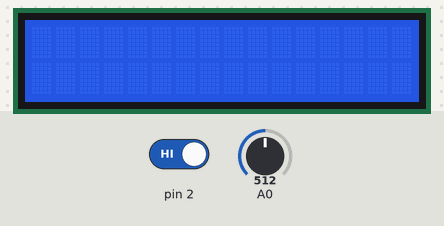
A sketch run on a simulated Arduino Uno, built with avr-gcc and run on an emulated ATmega328P. Parts: 16×2 character LCD. The test bench sets the inputs (shaded band); at power-on: pin 2 HIGH, A0 = 512.

Above: at 1.2 s.
1.3 s: pin 2 driven LOW
At 2.0 s:
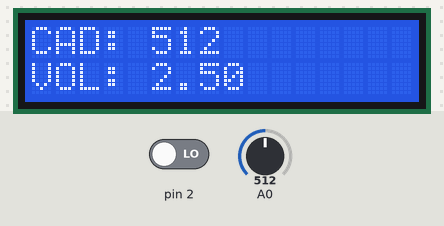
2.8 s: A0 set to 1010
At 2.99 s:
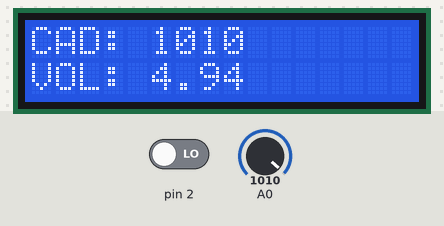
5.8 s: A0 set to 990
At 6.05 s:
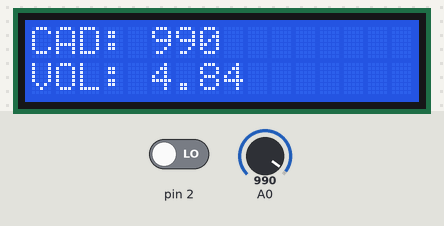
8.8 s: A0 set to 1023
At 9.15 s:
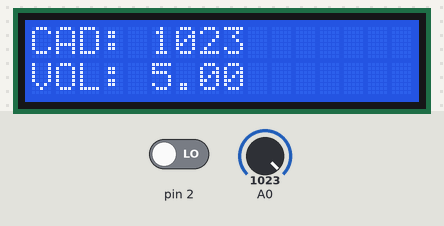
11.8 s: pin 2 driven HIGH
Timing chart, 0 to 14.3 s (numbered marks = the images above; inputs shaded):
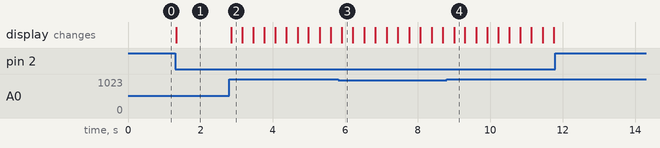

The sketch:

Clase7-LCD.ino
```cpp
#include <LiquidCrystal.h>

LiquidCrystal lcd(13,12,11,10,9,8);
char vector[6]={'M','i','c','r','o','s'};
float datocad;
float voltaje;
int i=0,on;
void setup() {
lcd.begin(16,2);
attachInterrupt(0,ON,LOW);
}

void loop() {
/*==============================================*/
/*
lcd.setCursor(4,0); //(columna,fila)
lcd.print("MICROS");
delay(200);
lcd.clear();
delay(200);
*/

/*==============================================*/
/*
for(int j=0;j<16;j++){

for(int i=0;i<6;i++){
  lcd.setCursor(i+j,0);
  lcd.print(vector[i]);
  delay(100);
  lcd.setCursor(i+j,0);
  lcd.print('*'); //va borrando el dato
  delay(100);
  }
  lcd.clear();
  delay(100);
}
*/

/*==============================================*/

if(i==1){
  datocad=analogRead(0);
  voltaje=(datocad*5)/1023;

if(datocad<1000){

  lcd.setCursor(8,0);//debido a que se sobreescribe el
                     //dato borramos con esta linea de codigo
  lcd.print(' ');
  }
lcd.setCursor(0,0);
lcd.print("CAD:");
lcd.setCursor(5,0);
lcd.print((int) datocad); //el int combierte a entero el float
lcd.setCursor(0,1);
lcd.print("VOL:");
lcd.setCursor(5,1);
lcd.print(voltaje);
}else{
  lcd.clear();
  }
}
void ON(){
  i=1-i;
  }
```

Measured:
- after the input at 1.3 s, the display: changes at once (image 1)
- after the input at 2.8 s, the display: changes after 0.05 s (image 2)
- after the input at 5.8 s, the display: changes after 0.10 s (image 3)
- after the input at 11.8 s, every drawn part: stays the same
